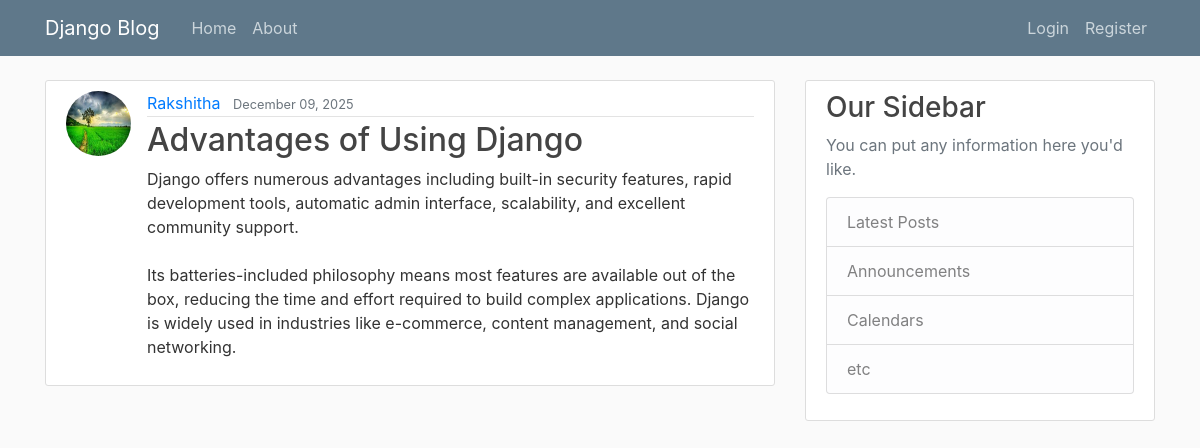
Page /post/23/ on the committed database.
### Blog/models.py (models this page shows, shortened)
class Post(models.Model):
    title = models.CharField(max_length=100)
    content = models.TextField()
    date_posted = models.DateTimeField(default=timezone.now)
    author = models.ForeignKey(User, on_delete=models.CASCADE)

### Register/models.py (models this page shows, shortened)
class Profile(models.Model):
    user = models.OneToOneField(User, on_delete=models.CASCADE)
    image = models.ImageField(default='default.jpg', upload_to='profile_pics')

### Blog/views.py (the view)
# urls.py: path('post/<int:pk>/', PostDetailView.as_view(), name='post-detail'),
class PostDetailView(DetailView):
    model = Post

### Blog/templates/Blog/post_detail.html (shortened to what this page needs)
{% extends "blog/base.html" %}
{% block content %}
  <article class="media content-section">
    <img class="rounded-circle article-img" src="{{ object.author.profile.image.url }}">
    <div class="media-body">
      <div class="article-metadata">
        <a class="mr-2" href="#">{{ object.author }}</a>
        <small class="text-muted">{{ object.date_posted|date:"F d, Y" }}</small>
      </div>
      <h2 class="article-title">{{ object.title }}</h2>
      <p class="article-content">{{ object.content }}</p>
    </div>
  </article>
{% endblock content %}

### Blog/static/Blog/main.css (style rules this page uses)
body { background: #fafafa; color: #333333; margin-top: 5rem; }
h1, h2, h3, h4, h5, h6 { color: #444444; }
.content-section { background: #ffffff; padding: 10px 20px; border: 1px solid #dddddd; border-radius: 3px; margin-bottom: 20px; }
.article-title { color: #444444; }
.article-content { white-space: pre-line; }
.article-img { height: 65px; width: 65px; margin-right: 16px; }
.article-metadata { padding-bottom: 1px; margin-bottom: 4px; border-bottom: 1px solid #e3e3e3 }

### rows in the picture
Post: author.profile.image (picture), author "Rakshitha", date_posted "December 09, 2025", title "Advantages of Using Django", content "Django offers numerous advantages including built-in security features, rapid development tools, automatic admin interface, scalability, and excellent community support. Its batteries-included philosophy means most features are available out of the box, reducing the time and effort required to build complex applications. Django is widely used in industries like e-commerce, content management, and social networking."
